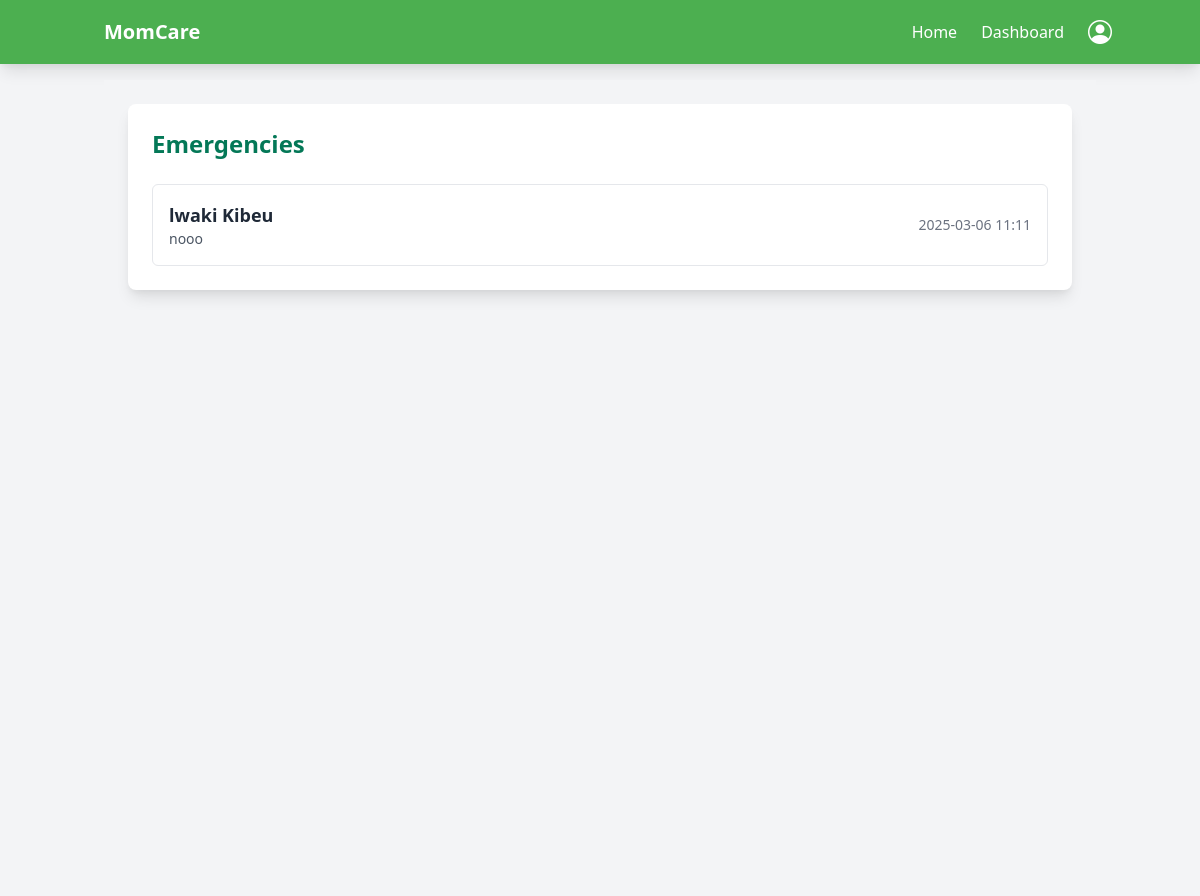
Before: /antenental/emergencies/ (signed in) with the older database file.
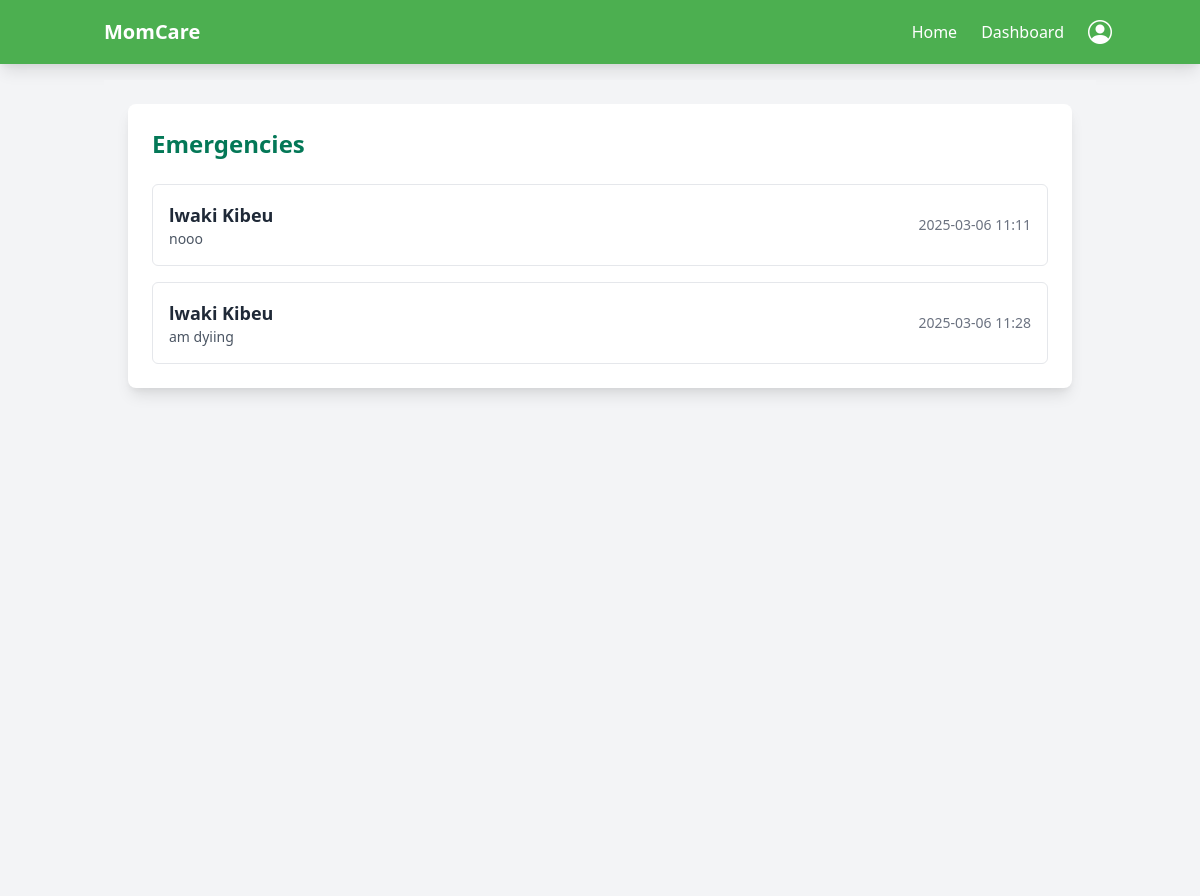
After: the same page with the newer database file.
### antenental/models.py (models this page shows, shortened)
class Emergency(models.Model):
    antenatal_card = models.ForeignKey(
        AntenatalCard, on_delete=models.CASCADE, related_name='emergencies'
    )  # Links to the patient’s antenatal card
    reported_by = models.ForeignKey(
        User, on_delete=models.SET_NULL, null=True, related_name='reported_emergencies'
    )
    emergency_type = models.TextField(null=True, blank=True)  # Open text field for emergency type
    description = models.TextField(null=True, blank=True)  # Additional details about the emergency
    reported_at = models.DateTimeField(default=now)  # Time the emergency was reported
    action_taken = models.TextField(null=True, blank=True)  # What was done in response to the emergency
    resolved = models.BooleanField(default=False)  # Whether the emergency has been resolved
    resolved_at = models.DateTimeField(null=True, blank=True)  # When the emergency was resolved
    created_at = models.DateTimeField(auto_now_add=True)
    updated_at = models.DateTimeField(auto_now=True)

class AntenatalCard(models.Model):
    user = models.ForeignKey(User, on_delete=models.CASCADE, related_name='antenatal_patients')  # Links to the registered patient
    Doctor = models.ForeignKey(User, on_delete=models.CASCADE, related_name='antenatal_doctors', default=1)  # Links to the assigned doctor
    health_unit = models.CharField(max_length=255, blank=True, null=True )  # Health facility name
    reg_no = models.CharField(max_length=100, blank=True, null=True, unique=True)  # Unique registration number
    name = models.CharField(max_length=255)  # Patient's full name
    nin = models.CharField(max_length=20, unique=True, null=True, blank=True)  # National ID Number
    phone_no = models.CharField(max_length=15)
    age = models.IntegerField(blank=True, null=True)
    village = models.CharField(max_length=255)
    parish = models.CharField(max_length=255)
    sub_county = models.CharField(max_length=255)
    district = models.CharField(max_length=255)
    occupation = models.CharField(max_length=255)
    religion = models.CharField(max_length=100, null=True, blank=True)
    education_level = models.CharField(max_length=100, null=True, blank=True)
    tribe = models.CharField(max_length=100, null=True, blank=True)
    marital_status = models.CharField(
        max_length=20, choices=[('Single', 'Single'), ('Married', 'Married')]
    )
    next_of_kin_name = models.CharField(max_length=255,blank=True, null=True)
    next_of_kin_phone = models.CharField(max_length=15, blank=True, null=True)
    next_of_kin_relationship = models.CharField(max_length=100, blank=True, null=True)
    next_of_kin_address = models.TextField(blank=True, null=True)
    gravida = models.IntegerField(blank=True, null=True)  # Number of pregnancies
    para = models.IntegerField(blank=True, null=True)  # Number of deliveries after 28 weeks
    abortions = models.IntegerField(blank=True, null=True)  # Number of pregnancy losses before 28 weeks
    presenting_complaints = models.TextField(null=True, blank=True)
    first_day_of_lnmp = models.DateField(blank=True, null=True)  # Last Normal Menstrual Period
    edd = models.DateField(blank=True, null=True)  # Estimated Due Date
    weeks_of_amenorrhea = models.IntegerField(blank=True, null=True)  # Number of weeks since last period
    complications_of_pregnancy = models.TextField(null=True, blank=True)
    hospitalization = models.BooleanField(default=False ,blank=True, null=True)
    hospitalization_reason = models.TextField(null=True, blank=True)
    Doctor = models.ForeignKey(User, on_delete=models.CASCADE)
    next_visit = models.DateTimeField(null=True, blank=True)  # Date and time of the next visit
    created_at = models.DateTimeField(auto_now_add=True)
    updated_at = models.DateTimeField(auto_now=True)

### accounts/models.py (models this page shows, shortened)
class User(AbstractBaseUser, PermissionsMixin):
    username = models.CharField(max_length=150, unique=True)
    first_name = models.CharField(max_length=150)
    last_name = models.CharField(max_length=150)
    email = models.EmailField(unique=True)
    date_of_birth = models.DateField(null=True, blank=True)
    nin = models.CharField(max_length=20, unique=True, null=True, blank=True)
    marital_status = models.CharField(
        max_length=20,
        choices=[('Single', 'Single'), ('Married', 'Married')],
        null=True, blank=True
    )
    contact = models.CharField(max_length=15, null=True, blank=True)
    health_insurance_details = models.TextField(null=True, blank=True)
    government_scheme_eligibility = models.TextField(null=True, blank=True)
    is_doctor = models.BooleanField(default=False)
    is_patient = models.BooleanField(default=False)
    is_hospital = models.BooleanField(default=False)
    is_active = models.BooleanField(default=True)
    is_staff = models.BooleanField(default=False)
    created_at = models.DateTimeField(default=timezone.now)
    updated_at = models.DateTimeField(auto_now=True)
    objects = CustomUserManager()
    USERNAME_FIELD = 'username'
    REQUIRED_FIELDS = ['first_name', 'last_name', 'email']
    def get_full_name(self):
        return f"{self.first_name} {self.last_name}".strip()

### antenental/views.py (the view)
# urls.py: path('emergencies/', views.emergency_list, name='emergency_list'),
@login_required
def emergency_list(request):
    emergencies = Emergency.objects.filter(
        antenatal_card__Doctor=request.user
    ).select_related('antenatal_card__user')
    return render(request, 'emergency/emergency_list.html', {
        'emergencies': emergencies,
    })

### templates/emergency/emergency_list.html
{% extends 'base.html' %}
{% load static %}
{% block content %}
<main class="min-h-screen p-6 bg-gray-100">
    <div class="container mx-auto">
        <div class="bg-white p-6 rounded-lg shadow-lg">
            <h2 class="text-2xl font-bold text-green-700 mb-6">Emergencies</h2>
            <div class="space-y-4">
                {% for emergency in emergencies %}
                    <a href="{% url 'emergency_detail' emergency.id %}" class="block p-4 border border-gray-200 rounded-md hover:bg-gray-50">
                        <div class="flex justify-between items-center">
                            <div>
                                <h3 class="text-lg font-semibold text-gray-800">
                                    {{ emergency.antenatal_card.user.get_full_name }}
                                </h3>
                                <p class="text-sm text-gray-600">{{ emergency.emergency_type }}</p>
                            </div>
                            <div class="text-sm text-gray-500">
                                {{ emergency.reported_at|date:"Y-m-d H:i" }}
                            </div>
                        </div>
                    </a>
                {% empty %}
                    <p class="text-gray-600">No emergencies found.</p>
                {% endfor %}
            </div>
        </div>
    </div>
</main>
{% endblock %}

### templates/base.html (shortened to what this page needs)
<!DOCTYPE html>
<html lang="en">
<head>
    <link href="https://cdn.jsdelivr.net/npm/tailwindcss@2.2.19/dist/tailwind.min.css" rel="stylesheet">
    <link href="https://cdn.jsdelivr.net/npm/bootstrap-icons@1.10.3/font/bootstrap-icons.css" rel="stylesheet">
</head>
<body class="bg-gray-100">
    <nav class="{% if user.is_doctor %}bg-health-green{% else %}bg-hotpink{% endif %} p-4 text-white shadow-lg">
        <div class="container mx-auto flex justify-between items-center">
            <div class="flex items-center space-x-4">
                <h1 class="text-xl font-semibold">MomCare</h1>
            </div>
            <div class="flex items-center space-x-6">
                <div class="hidden lg:flex space-x-6">
                    <a href="{% url 'home' %}" class="hover:{% if user.is_doctor %}text-health-green-light{% else %}text-hotpink-light{% endif %}">Home</a>
                    {% if user.is_authenticated %}
                    {% if user.is_patient %}
                        <a href="{% url 'patient_dashboard' %}" class="hover:{% if user.is_doctor %}text-health-green-light{% else %}text-hotpink-light{% endif %}">Dashboard</a>
                        <a href="{% url 'my_prescriptions' %}" class="hover:{% if user.is_doctor %}text-health-green-light{% else %}text-hotpink-light{% endif %}">My Prescriptions</a>
                    {% elif user.is_doctor %}
                        <a href="{% url 'doctor_dashboard' %}" class="hover:{% if user.is_doctor %}text-health-green-light{% else %}text-hotpink-light{% endif %}">Dashboard</a>
                    {% elif user.is_hospital %}
                        <a href="#" class="hover:{% if user.is_doctor %}text-health-green-light{% else %}text-hotpink-light{% endif %}">Dashboard</a>
                    {% endif %}
                    {% endif %}
                </div>
                <div class="relative">
                    <button id="profile-dropdown" class="flex items-center focus:outline-none">
                        <i class="bi bi-person-circle text-2xl"></i>
                    </button>
                </div>
            </div>
        </div>
    </nav>
    <main class="container mx-auto p-4">
        {% block content %}
        {% endblock %}
    </main>
</body>
</html>

### templates/base.html (style rules this page uses)
.bg-health-green { background-color: #4CAF50; }

Changed rows visible on the page:
added Emergency: antenatal_card.user.get_full_name "lwaki Kibeu", emergency_type "am dyiing", reported_at "2025-03-06 11:28"
